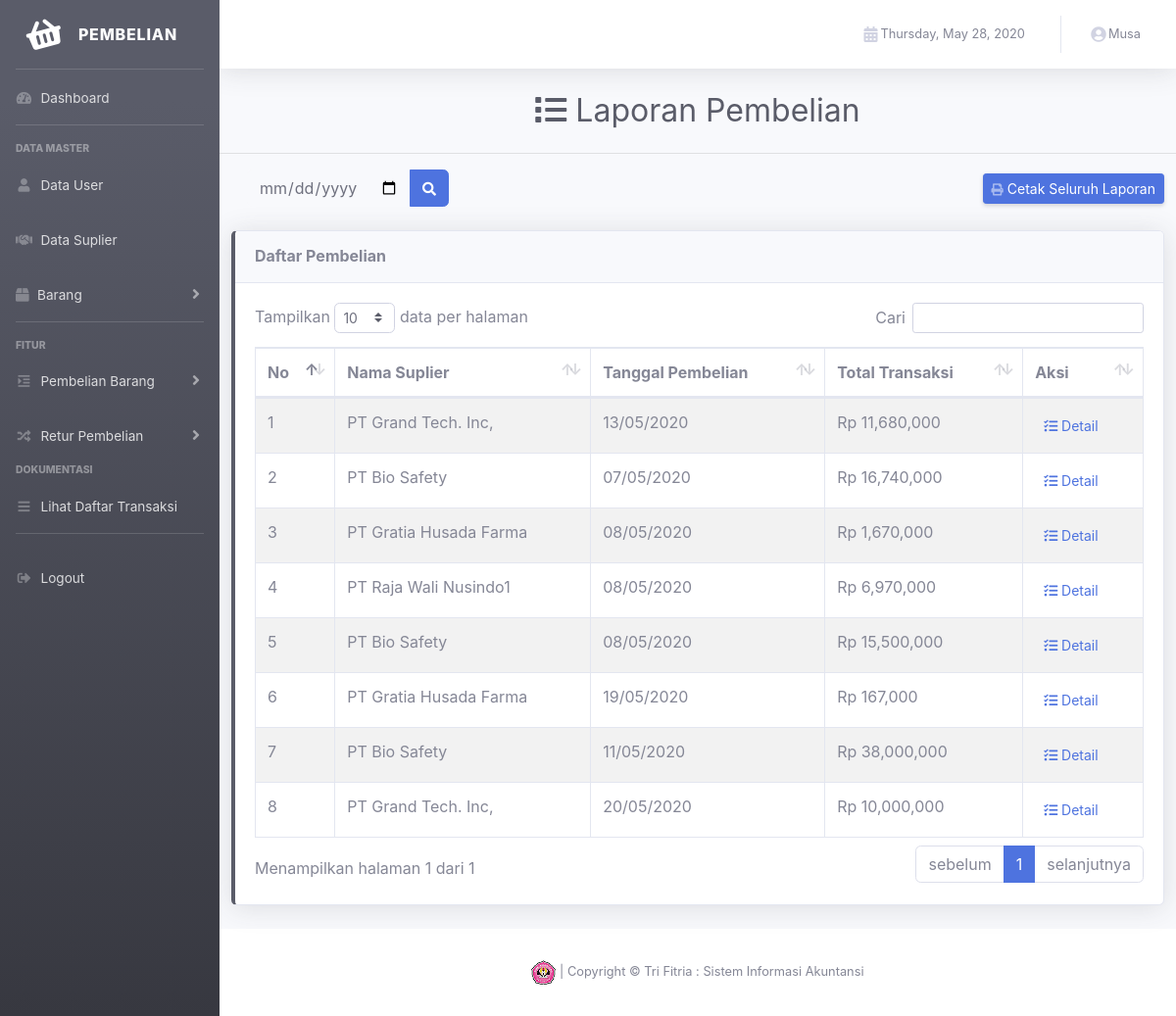
Page /view/index.php?p=list_pembelian (signed in) on the committed database.
### tables this page shows
CREATE TABLE IF NOT EXISTS `order` (
  `id_order` varchar(6) NOT NULL,
  `tanggal` date NOT NULL,
  `status` varchar(16) NOT NULL,
  `total_transaksi` int(45) NOT NULL,
  `nama_suplier` varchar(45) NOT NULL,
  `tanggal_penerimaan` date NOT NULL,
  `tanggal_pembelian` date NOT NULL,
  `no_surat_jalan` varchar(25) NOT NULL,
  `tanggal_pelunasan` date NOT NULL,
  `nomor_faktur` varchar(25) NOT NULL
);

### control/permintaan_barang/permintaan_barang.php (called while the page is built, shortened)
<?php
     class permintaan_barang{
        public function tampil_selain($status){
            $koneksi = new koneksi;
            $query = mysqli_query($koneksi->conn,"SELECT * FROM `order` where `status`<>'$status'");
            if (mysqli_num_rows($query)>0) {
                while ($row= mysqli_fetch_array($query)) {
                    $data[]= $row;
                }
                return $data;
            }
        }
    }
    ?>

### control/koneksi.php (called while the page is built, shortened)
<?php
    class koneksi{
        private $dbhost = "localhost";
        private $dbuser = "root";
        private $dbname = "hph_proj_db";
        private $dbpass = "";
        public function __construct(){
        $this->conn = mysqli_connect($this->dbhost, $this->dbuser, $this->dbpass, $this->dbname) or die("Koneksi gagal");
        }
    }
    ?>

### view/content/transaksi/lihat_data/pembelian/list_pembelian.php (the view, shortened to what this page needs)
    <div class="d-sm-flex align-items-center justify-content-center mb-4">
        <h1 class="h2 mb-0 text-gray-800">
        <i class="fa fa-list" aria-hidden="true"></i>
            Laporan Pembelian
        </h1>
    </div>
    <hr class ="sidebar-diver"></hr>
<div class="col">
        <div class="d-sm-flex align-items-center justify-content-between mb-4">
            <form class="d-none d-sm-inline-block form-inline mr-auto ml-md-3 my-2 my-md-0 mw-100 navbar-search"  method="post">
                <div class="input-group">
                    <input type="date" class="form-control bg-light border-0 small" name="car">
                    <div class="input-group-append">
                    <button class="btn btn-primary" type="submit" name="cari">
                        <i class="fas fa-search fa-sm"></i>
                    </button>
                    </div>
                </div>
            </form>
            <a href="content/dokumentasi/laporan_pembelian.php" target="_blank" class="d-none d-sm-inline-block btn btn-sm btn-primary shadow-sm"><i class="fas fa-print fa-sm text-white-50"></i> Cetak Seluruh Laporan</a>
        </div>
      <div class="row">
        <div class="col">
          <div class="card shadow mb-4 border-left-dark">
            <div class="card-header py-3">
              <h6 class="m-0 font-weight-bold">Daftar Pembelian</h6>
            </div>
            <div class="card-body" >
                    <div class="table-responsive">
                        <table class="table table-bordered table-striped table-striped" width="100%" cellspacing="0" id="dataTable">
                            <thead>
                                <tr>
                                    <th>No</th>
                                    <th>Nama Suplier</th>
                                    <th>Tanggal Pembelian</th>
                                    <th>Total Transaksi</th>
                                    <th>Aksi</th>
                                </tr>
                            </thead>
                            <tbody>
                                <?php
                                    $status = "dipesan";
                                    if ($permintaan_barang->tampil_selain($status)!=false) {
                                        $no = 1;
                                        $empty_date = '0000-00-00';
                                        foreach ($permintaan_barang->tampil_selain($status) as $key) {
                                            ?>
                                            <tr>
                                                <form action="" method="post">
                                                    <td><?php echo $no++; ?><input type="hidden" name="id_order" value="<?php echo $key['id_order']?>"></td>
                                                    <td><?php echo $key['nama_suplier']; ?></td>
                                                    <td><?php if($empty_date == $key['tanggal_pembelian']){echo "Proses Pembelian";}else{echo date('d/m/Y', strtotime($key['tanggal_pembelian'])); }?></td>
                                                    <td>Rp <?php echo number_format($key['total_transaksi']);?></td>
                                                    <td>
                                                        <button type="submit" name="detail" class="btn btn-sm btn-link btn-custom">
                                                            <span class="icon">
                                                            <i class="fas fa-tasks"></i>
                                                            </span>
                                                            <span class="icon">Detail </span>
                                                        </button>
                                                    </td>
                                                </form>
                                            </tr>
                                <?php
                                        }
                                    }
                                    ?>
                            </tbody>
                        </table>
                    </div>
            </div>
              </div>
            </div>
          </div>
    </div>

### rows in the picture
order: nama_suplier "PT Grand Tech. Inc,", tanggal_pembelian "13/05/2020", total_transaksi "11,680,000"
order: nama_suplier "PT Bio Safety", tanggal_pembelian "07/05/2020", total_transaksi "16,740,000"
order: nama_suplier "PT Gratia Husada Farma", tanggal_pembelian "08/05/2020", total_transaksi "1,670,000"
order: nama_suplier "PT Raja Wali Nusindo1", tanggal_pembelian "08/05/2020", total_transaksi "6,970,000"
order: nama_suplier "PT Bio Safety", tanggal_pembelian "08/05/2020", total_transaksi "15,500,000"
order: nama_suplier "PT Gratia Husada Farma", tanggal_pembelian "19/05/2020", total_transaksi "167,000"
order: nama_suplier "PT Bio Safety", tanggal_pembelian "11/05/2020", total_transaksi "38,000,000"
order: nama_suplier "PT Grand Tech. Inc,", tanggal_pembelian "20/05/2020", total_transaksi "10,000,000"

### other values in the picture
$_SESSION['nama_user'] "Musa"
